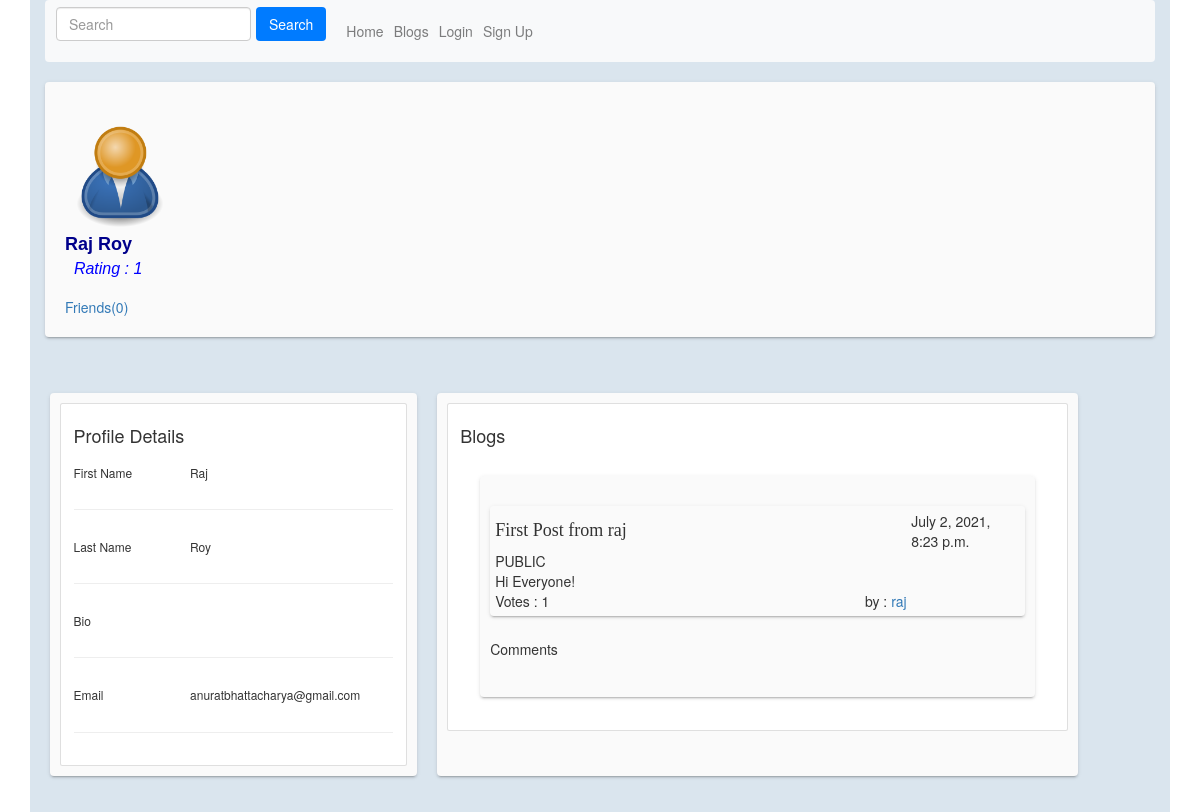
/users/profile/raj/, run on the app's committed database.
### users/models.py (models this page shows, shortened)
class Profile(models.Model):
    user = models.OneToOneField(User,on_delete=models.CASCADE,related_name='profile')
    bio = models.TextField(blank=True)
    pic = models.ImageField(default="default.png",blank=True)
    rating = models.IntegerField(default=0)
    friends = models.ManyToManyField('self',related_name='friend_list',blank=True,symmetrical=True)
    friend_req_list = models.ManyToManyField('self',related_name='sent_friend_req_list',blank=True,symmetrical=False)
    class Meta:
        ordering = ['-rating']

### blog/models.py (models this page shows, shortened)
class Blog(models.Model):
    ONLY_ME = 'ONLY_ME'
    FRIENDS = 'FRIENDS'
    PUBLIC = 'PUBLIC'
    VISIBILITY = [
        ( ONLY_ME,"Only Me"),
        (FRIENDS,"Friends"),
        (PUBLIC,"Public")
    ]
    author = models.ForeignKey(User,on_delete=models.CASCADE,related_name='blogs')
    content = models.TextField()
    subject = models.TextField()
    votes = models.IntegerField(default=0)
    visibility = models.CharField(
        choices=VISIBILITY,
        default = ONLY_ME,
        max_length=20
    )
    date_posted = models.DateTimeField(default=tm.now)
    upvoted = models.ManyToManyField(User,related_name='upvoted_blogs',blank=True)
    downvoted = models.ManyToManyField(User,related_name='downvoted_blogs',blank=True)
    class Meta():
        ordering = ['-date_posted']

### users/views.py (the view)
# urls.py: path('profile/<username>/',views.profile),
def profile(request, **kwargs):
    if(request.method == 'GET'):
        if len(User.objects.filter(username=kwargs['username'])) == 0:
            return HttpResponseNotFound('User does not Exist')
        if(request.user.is_authenticated):
            if(kwargs['username'] == request.user.username):
                blgs = request.user.blogs.all()  # Get all blogs
                return render(request, 'profile.html', {
                    "user": request.user.profile,
                    "is_curr_user": True,
                    "nf": request.user.profile.friends.count(),
                    "is_auth": True,
                    'blgs':[{'blg':blg,'comments':[{
                            'comment':comment,
                            'upvoted':request.user in comment.upvoted.all(),
                            'downvoted':request.user in comment.downvoted.all()
                            }for comment in blg.comments.all()],
                    'friend_req_sent': False,
                    'upvoted':request.user in blg.upvoted.all(),
                    'downvoted':request.user in blg.downvoted.all()} for blg in blgs],
                    'curr_user':request.user.profile
                })
            else:
                usr = User.objects.get(username=kwargs['username'])
                is_friend = len(usr.profile.friends.filter(
                    user=request.user)) > 0
                blgs = usr.blogs.filter(Q(visibility=Blog.PUBLIC) | Q(
                    visibility=Blog.FRIENDS)) if is_friend else usr.blogs.filter(visibility=Blog.PUBLIC)
                return render(request, 'profile.html', {
                    "user": usr.profile,
                    "is_curr_user": False,
                    "nf": usr.profile.friends.count(),
                    "is_auth": True,
                    "is_friend": is_friend,
                    'friend_req_sent': usr.profile in request.user.profile.sent_friend_req_list.all(),
                    'blgs':[{'blg':blg,'comments':[{
                            'comment':comment,
                            'upvoted':request.user in comment.upvoted.all(),
                            'downvoted':request.user in comment.downvoted.all()
                            }for comment in blg.comments.all()],
                    'upvoted':request.user in blg.upvoted.all(),
                    'downvoted':request.user in blg.downvoted.all()} for blg in blgs],
                    'curr_user':request.user.profile
                })
        else:
            usr = User.objects.get(username=kwargs['username'])
            blgs = usr.blogs.filter(visibility=Blog.PUBLIC)
            return render(request, 'profile.html', {
                "user": usr.profile,
                "is_curr_user": False,
                "nf": usr.profile.friends.count(),
                "is_auth": False,
                'friend_req_sent': False,
                'blgs':[{'blg':blg,'comments':[{
                            'comment':comment
                            }for comment in blg.comments.all()]} for blg in blgs]
            })

### users/templates/profile.html (shortened to what this page needs)
{% extends "base.html" %}
{% block content %}
<div class="container">
    <div class="main-body">
        <nav class="navbar navbar-expand-lg navbar-light bg-light">
            <form class="form-inline" action="/users/search/" method="post">
                <input class="form-control mr-sm-2 " required name = "src_text" type="search" placeholder="Search" aria-label="Search">
                <button class="btn bg-primary  my-2 my-sm-0 " type="submit">Search</button>
            </form>
            <div class="collapse navbar-collapse" id="navbarNavDropdown">
                <ul class="navbar-nav">
                    <li class="nav-item ">
                        <a class="nav-link" href="/users/home">Home </a>
                    </li>
                    <li class="nav-item">
                        <a class="nav-link" href="/users/blogs">Blogs</a>
                    </li>
                    {%if is_auth%}
                    <li class="nav-item">
                        <a class="nav-link active" href="/users/profile/{{curr_user.user.username}}">Profile<span
                                class="sr-only">(current)</span></a>
                    </li>
                    <li class="nav-item">
                        <a class="nav-link" href="/users/{{curr_user.user.username}}/friends/">Friends</a>
                    </li>
                    <li class="nav-item">
                        <a class="nav-link" href="/users/friend-requests/">Friend Requests</a>
                    </li>
                    <li class="nav-item">
                        <a class="nav-link" href="/users/logout">Logout</a>
                    </li>
                    <div class="nav-item " >
                        Welcome, {{curr_user.user.first_name}}
                    </div>
                    {% else %}
                    <li class="nav-item">
                        <a class="nav-link" href="/users/login">Login</a>
                    </li>
                    <li class="nav-item">
                        <a class="nav-link" href="/users/sign-up">Sign Up</a>
                    </li>
                    {% endif %}
                </ul>
            </div>
        </nav>
        <div class="profile-header">
            <div class="row justify-content-between profile-cover">
                <div class="col-8 profile-pic-name align-self-start">
                    <div>
                        <img class="profile-pic " alt="profile" src={{user.pic.url}}>
                        <div class="profile-name">{{ user.user.first_name }} {{user.user.last_name}}</div>
                        <div class='rating'>&nbsp Rating : {{user.rating}}</div>
                    </div>
                </div>
                <div class="col-4 align-self-end">
                </div>
            </div>
            <div class="row justify-content-start">
                <div class="col-4">
                    <a href="/users/{{user.user.username}}/friends">Friends({{nf}})</a>
                </div>
            </div>
        </div>
        <div class="profile-body">
            <div class="row">
                <div class="col-4 personal-details">
                    <div class="card">
                        <div class="card-body ">
                            <div class="card-title">
                                <h4>Profile Details</h4>
                            </div>
                            <div class="row">
                                <div class="col-4">
                                    <h6>First Name</h6>
                                </div>
                                <div class="col-8">
                                    <h6>{{user.user.first_name}}</h6>
                                </div>
                            </div>
                            <hr>
                            <div class="row">
                                <div class="col-4">
                                    <h6>Last Name</h6>
                                </div>
                                <div class="col-8">
                                    <h6>{{user.user.last_name}}</h6>
                                </div>
                            </div>
                            <hr>
                            <div class="row">
                                <div class="col-4">
                                    <h6>Bio</h6>
                                </div>
                                <div class="col-8">
                                </div>
                            </div>
                            <hr>
                            <div class="row">
                                <div class="col-4">
                                    <h6>Email</h6>
                                </div>
                                <div class="col-8">
                                    <h6>{{user.user.email}}</h6>
                                </div>
                            </div>
                            <hr>
                        </div>
                    </div>
                </div>
                <div class="col-7 blog">
                    <div class="card">
                        <div class="card-body " >
                            <div class="card-title">
                                <h4>Blogs</h4>
                            </div>
                            <ul class="list-group " style="list-style-type: none;">
                                {% for blg in blgs %}
                                <li class="list-group-item blog " id="blog_{{blg.blg.id}}">
                                    <div class="blog-body">
                                        <div class="row justify-content-between blog-header">
                                            <div class="col-9">
                                                <h5 class="blog-subject">
                                                    <div class="row">
                                                        <div class="col-auto">
                                                            {{blg.blg.subject}}
                                                        </div>
                                                        <div class="col-auto">
                                                        </div>
                                                    </div>
                                                </h5>
                                                {{blg.blg.visibility}}
                                            </div>
                                            <div class="col-3">
                                                {{blg.blg.date_posted}}
                                            </div>
                                        </div>
                                        <div class="row blog-content">
                                            <div class="col-12">
                                                {{blg.blg.content}}
                                            </div>
                                        </div>
                                        <div class="row justify-content-between">
                                            <div class="col-3">
                                                <div>
                                                    Votes : {{blg.blg.votes}}
                                                </div>
                                            </div>
                                            <div class="col-2">
                                            </div>
                                            <div class="col-3">
                                            </div>
                                            <div class="col-4">
                                                <div>
                                                    by : <a
                                                        href="/users/profile/{{blg.blg.author.username}}">{{blg.blg.author}}</a>
                                                </div>
                                            </div>
                                        </div>
                                    </div>
                                    <div class="row justify-content-between">
                                        <div class="col-12">
                                            <h5>Comments</h5>
                                        </div>
                                    </div>
                                </li>
                                {% endfor %}
                            </ul>
                        </div>
                    </div>
                </div>
            </div>
        </div>
    </div>
</div>
{% endblock %}

### users/templates/profile.html (style rules this page uses)
.container { background-color: rgb(218, 229, 238); -webkit-background-size: cover; -moz-background-size: cover; -o-background-size: cover; background-size: cover; }
.profile-pic { height: 110px; overflow: hidden; }
.profile-header { background-color: rgb(250, 250, 250); box-shadow: 0 3px 1px -2px rgba(0, 0, 0, .14), 0 2px 2px 0 rgba(0, 0, 0, .098), 0 1px 5px 0 rgba(0, 0, 0, .084); border: 0; padding: 2rem; border-radius: 4px; margin-bottom: 16px; margin-top: 20px; border-top-width: 3px; }
.profile-cover { border-radius: 4px; margin-bottom: 16px; margin-top: 20px; border-top-width: 3px; }
.profile-name { font-size: large; font-weight: bold; font-family: Arial, Helvetica, sans-serif; color: darkblue; }
.rating { font-family: 'Franklin Gothic Medium', 'Arial Narrow', Arial, sans-serif; font-style: italic; font-size: medium; color: blue; }
.personal-details { background-color: rgb(250, 250, 250); box-shadow: 0 3px 1px -2px rgba(0, 0, 0, .14), 0 2px 2px 0 rgba(0, 0, 0, .098), 0 1px 5px 0 rgba(0, 0, 0, .084); border: 0; padding: 1rem; border-radius: 4px; margin-bottom: 16px; margin-top: 20px; border-top-width: 3px; }
.profile-body { padding: 2rem; }
.blog { background-color: rgb(250, 250, 250); box-shadow: 0 3px 1px -2px rgba(0, 0, 0, .14), 0 2px 2px 0 rgba(0, 0, 0, .098), 0 1px 5px 0 rgba(0, 0, 0, .084); border: 0; padding: 1rem; border-radius: 4px; margin-bottom: 16px; margin-top: 20px; margin-left: 1rem; border-top-width: 3px; }
.blog-subject { font-family: 'Times New Roman', Times, serif; font-size: large; }
.blog { margin-left: 2rem; margin-right: 2rem; margin-top: 2rem; }
.blog-body { box-shadow: 0 3px 1px -2px rgba(0, 0, 0, .14), 0 2px 2px 0 rgba(0, 0, 0, .098), 0 1px 5px 0 rgba(0, 0, 0, .084); border: 0; padding: 0.5rem; border-radius: 4px; margin-bottom: 16px; margin-top: 20px; border-top-width: 3px; }

### data on the page
Profile: pic (placeholder picture), user.first_name "Raj", user.last_name "Roy", rating "1", user.email "anuratbhattacharya@gmail.com"
Blog: blg.subject "First Post from raj", blg.visibility "PUBLIC", blg.date_posted "July 2, 2021, 8:23 p.m.", blg.content "Hi Everyone!", blg.votes "1", blg.author "raj"

### other printed values
{{ nf }} "0"
